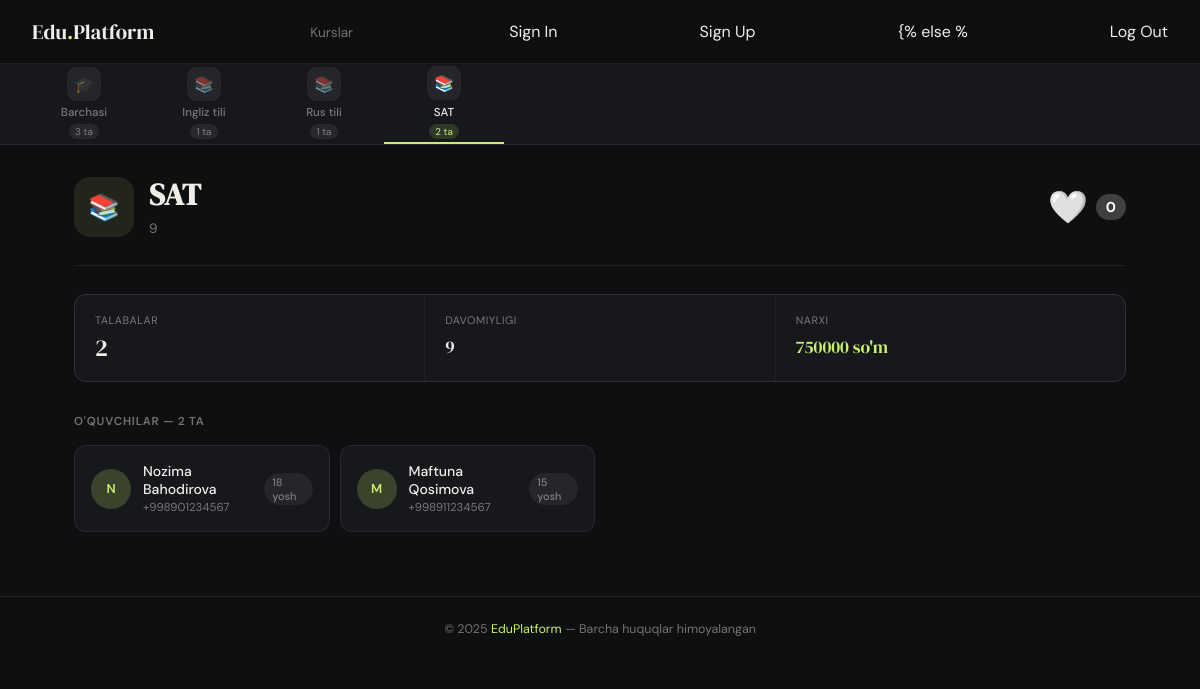
Page /courses/3/ on the committed database.
### courses/models.py (models this page shows, shortened)
class Course(models.Model):
    name = models.CharField(max_length=100, verbose_name='Nomi')
    description = models.TextField(blank=True, null=True, verbose_name='Batafsil')
    price = models.PositiveIntegerField(verbose_name='Narxi')
    duration = models.CharField(max_length=50, verbose_name='Davomiyligi')
    level = models.CharField(max_length=50, default='Beginner', verbose_name='Darajasi')
    is_active = models.BooleanField(default=True, verbose_name='Faolmi')
    updated_at = models.DateTimeField(auto_now=True, verbose_name='Oxirgi tahrirlangan vaqt')
    students = models.ManyToManyField(Student, verbose_name='O\'quvchilar')
    likes = models.ManyToManyField(Student, related_name='favorite_courses', blank=True, verbose_name='Yoqtirganlar')
    class Meta:
        verbose_name = "Kurs"
        verbose_name_plural = "Kurslar"

class Student(models.Model):
    full_name = models.CharField(max_length=100, verbose_name='F.I.Sh')
    age = models.PositiveIntegerField(verbose_name='Yoshi')
    gender = models.CharField(max_length=7, default='Male', verbose_name='Jinsi')
    phone_number = models.CharField(max_length=20, verbose_name='Telefon raqami')
    address = models.TextField(blank=True, null=True, verbose_name='Manzili')
    created_at = models.DateTimeField(auto_now_add=True, verbose_name='Ro\'yxatdan o\'tgan sana')
    class Meta:
        verbose_name = "O'quvchi"
        verbose_name_plural = "O'quvchilar"

### courses/views.py (the view)
# urls.py: path('courses/<int:course_id>/', course_detail, name='course_detail'),
def course_detail(request, course_id):
    course = Course.objects.get(id=course_id)
    students = course.students.all()
    courses = Course.objects.all()
    context = {
        'course': course,
        'students': students,
        'courses': courses,
        'title': course.name,
    }
    return render(request, 'courses/course_detail.html', context)

### templates/courses/course_detail.html (shortened to what this page needs)
{% extends 'base.html' %}
{% block content %}
<div class="detail-hero" style="display: flex; justify-content: space-between; align-items: center; width: 100%;">
    <div style="display: flex; align-items: center; gap: 15px;">
        <div class="detail-hero-icon">📚</div>
        <div>
            <h1 class="detail-title">{{ course.name }}</h1>
            <p class="detail-meta">{{ course.duration }}</p>
        </div>
    </div>
    <div class="like-section" style="display: flex; align-items: center; gap: 8px;">
        <a href="{% url 'like_course' course.id %}" class="like-btn" style="text-decoration: none; transition: transform 0.2s ease;">
            {% if request.user.student in course.likes.all %}
                <span style="color: #e63946; font-size: 2rem; cursor: pointer;">❤️</span>
            {% else %}
                <span style="color: #a8dadc; font-size: 2rem; cursor: pointer;">🤍</span>
            {% endif %}
        </a>
        <span style="font-weight: bold; color: white; background: rgba(255,255,255,0.2); padding: 4px 10px; border-radius: 20px; font-size: 0.9rem;">
            {{ course.likes.count }}
        </span>
    </div>
</div>
<div class="detail-stats">
    <div class="stat-box">
        <div class="stat-label">Talabalar</div>
        <div class="stat-value">{{ students|length }}</div>
    </div>
    <div class="stat-box">
        <div class="stat-label">Davomiyligi</div>
        <div class="stat-value" style="font-size: 1.1rem; padding-top: 4px;">{{ course.duration }}</div>
    </div>
    <div class="stat-box">
        <div class="stat-label">Narxi</div>
        <div class="stat-value" style="font-size: 1.1rem; padding-top: 4px; color: var(--accent);">
            {{ course.price|floatformat:0 }} so'm
        </div>
    </div>
</div>
<div class="section-label">O'quvchilar — {{ students|length }} ta</div>
{% if students %}
<div class="students-grid">
    {% for student in students %}
    <a href="" class="student-card">
        <div class="student-avatar">
            {{ student.full_name|first|upper }}
        </div>
        <div>
            <div class="student-name">{{ student.full_name }}</div>
            <div class="student-phone">{{ student.phone_number }}</div>
        </div>
        <span class="student-age">{{ student.age }} yosh</span>
    </a>
    {% endfor %}
</div>
{% else %}
<div class="empty">Bu kursga hali talaba yozilmagan.</div>
{% endif %}
{% endblock %}

### templates/layout/navbar.html (shortened to what this page needs)
<nav class="navbar">
  <a href="{% url 'home' %}" class="navbar-logo">
    Edu<span>.</span>Platform</a>
  <ul class="navbar-links">
    <li><a href="{% url 'home' %}" {% if request.resolver_match.url_name == 'home' %}class="active"{% endif %}>Kurslar</a></li>
  </ul>
    {% if not request.user.is_authenticated %}
  <a href="{% url 'login' %}" class="btn-login">Sign In</a>
  <a href="{% url 'register' %}" class="btn-login">Sign Up</a>
  {% else %
  <a href="{% url 'logout' %}" class="btn-login">Log Out</a>
  {% endif %}
</nav>
<div class="rail-wrapper">
  <div class="rail">
    <a href="{% url 'home' %}" class="rail-item {% if not course %}active{% endif %}">
      <div class="rail-icon">🎓</div>
      <span class="rail-label">Barchasi</span>
      <span class="rail-count">{{ courses|length }} ta</span>
    </a>
    {% for c in courses %}
    <a href="{% url 'course_detail' c.id %}" class="rail-item {% if course.id == c.id %}active{% endif %}">
      <div class="rail-icon">📚</div>
      <span class="rail-label">{{ c.name|truncatechars:16 }}</span>
      <span class="rail-count">{{ c.students.count }} ta</span>
    </a>
    {% endfor %}
  </div>
</div>

### templates/components/_style.html (style rules this page uses)
*, *::before, *::after { box-sizing: border-box; margin: 0; padding: 0; }
:root { --nav-h: 64px; --rail-h: 80px; --bg: #0e0f11; --bg2: #16181c; --bg3: #1e2126; --border: rgba(255,255,255,0.07); --border2: rgba(255,255,255,0.13); --text: #f0ede8; --muted: rgba(240,237,232,0.45); --accent: #c8f06e; --serif: 'DM Serif Display', Georgia, serif; --sans: 'DM Sans', system-ui, sans-serif; }
html, body { min-height: 100vh; background: var(--bg); color: var(--text); font-family: var(--sans); }
a { text-decoration: none; color: inherit; }
.navbar { position: sticky; top: 0; z-index: 100; height: var(--nav-h); display: flex; align-items: center; justify-content: space-between; padding: 0 2rem; background: rgba(14,15,17,0.9); backdrop-filter: blur(14px); border-bottom: 0.5px solid var(--border); }
.navbar-logo { font-family: var(--serif); font-size: 1.3rem; color: var(--text); }
.navbar-logo span { color: var(--accent); }
.navbar-links { display: flex; align-items: center; gap: 4px; list-style: none; }
.navbar-links a { color: var(--muted); font-size: 0.85rem; padding: 6px 14px; border-radius: 20px; transition: all 0.2s; }
.rail-wrapper { position: sticky; top: var(--nav-h); z-index: 90; background: var(--bg2); border-bottom: 0.5px solid var(--border); overflow: hidden; }
.rail { display: flex; align-items: center; overflow-x: auto; padding: 0 1.5rem; scrollbar-width: none; }
.rail-item { display: flex; flex-direction: column; align-items: center; justify-content: center; gap: 4px; padding: 0 18px; height: var(--rail-h); min-width: 120px; flex-shrink: 0; background: none; border: none; border-bottom: 2px solid transparent; color: var(--muted); font-family: var(--sans); cursor: pointer; transition: all 0.2s; text-decoration: none; }
.rail-item.active { color: var(--text); border-bottom-color: var(--accent); }
.rail-icon { width: 34px; height: 34px; border-radius: 9px; display: flex; align-items: center; justify-content: center; font-size: 1rem; background: rgba(255,255,255,0.06); transition: transform 0.2s; }
.rail-item:hover .rail-icon, .rail-item.active .rail-icon { transform: translateY(-1px); }
.rail-label { font-size: 0.72rem; font-weight: 500; white-space: nowrap; }
.rail-count { font-size: 0.62rem; padding: 1px 6px; border-radius: 20px; background: rgba(255,255,255,0.07); }
.rail-item.active .rail-count { background: rgba(200,240,110,0.15); color: var(--accent); }
.students-grid { display: grid; grid-template-columns: repeat(auto-fill, minmax(220px, 1fr)); gap: 10px; margin-top: 1rem; }
.student-card { background: var(--bg2); border: 0.5px solid var(--border); border-radius: 12px; padding: 1rem; display: flex; align-items: center; gap: 12px; transition: all 0.18s; }
.student-avatar { width: 40px; height: 40px; border-radius: 50%; flex-shrink: 0; background: rgba(200,240,110,0.2); color: var(--accent); display: flex; align-items: center; justify-content: center; font-size: 0.8rem; font-weight: 600; }
.student-name { font-size: 0.875rem; font-weight: 500; color: var(--text); }
.student-phone { font-size: 0.72rem; color: var(--muted); margin-top: 2px; }
.student-age { margin-left: auto; font-size: 0.68rem; font-weight: 500; padding: 2px 8px; border-radius: 20px; background: rgba(255,255,255,0.06); color: var(--muted); }
.detail-hero { display: flex; align-items: flex-start; gap: 1.25rem; padding-bottom: 1.75rem; margin-bottom: 1.75rem; border-bottom: 0.5px solid var(--border); }
.detail-hero-icon { width: 60px; height: 60px; border-radius: 16px; flex-shrink: 0; background: rgba(200,240,110,0.1); display: flex; align-items: center; justify-content: center; font-size: 1.6rem; }
.detail-title { font-family: var(--serif); font-size: 1.9rem; line-height: 1.2; color: var(--text); margin-bottom: 6px; }
.detail-meta { font-size: 0.85rem; color: var(--muted); }
.detail-stats { display: grid; grid-template-columns: repeat(3, 1fr); gap: 1px; background: var(--border); border: 0.5px solid var(--border); border-radius: 12px; overflow: hidden; margin-bottom: 2rem; }
.stat-box { background: var(--bg2); padding: 1.1rem 1.25rem; }
.stat-label { font-size: 0.68rem; color: var(--muted); text-transform: uppercase; letter-spacing: 0.05em; margin-bottom: 4px; }
.stat-value { font-family: var(--serif); font-size: 1.5rem; color: var(--text); }
.section-label { font-size: 0.72rem; font-weight: 600; letter-spacing: 0.07em; text-transform: uppercase; color: var(--muted); margin-bottom: 10px; }

### rows in the picture
Course: name "Ingliz tili", students.count "1"
Course: name "Rus tili", students.count "1"
Course: name "SAT", students.count "2", duration "9", likes.count "0", price "750000"
Student: full_name|first "N", full_name "Nozima Bahodirova", phone_number "+998901234567", age "18"
Student: full_name|first "M", full_name "Maftuna Qosimova", phone_number "+998911234567", age "15"

### other values in the picture
{{ courses|length }} "3"
{{ students|length }} "2"
